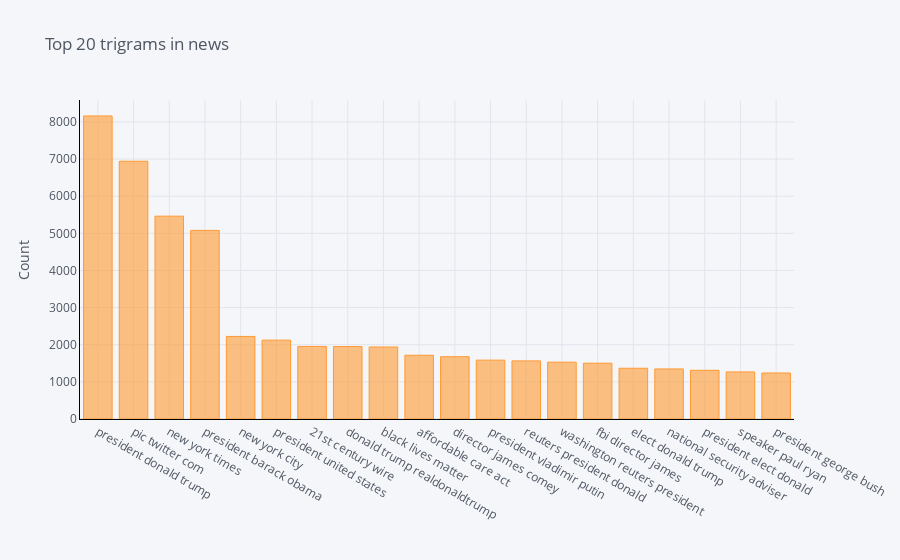

Notebook cell for this chart:
### Code cell
def get_top_n_trigram(corpus, n=None):
    vec = CountVectorizer(ngram_range=(3, 3), stop_words='english').fit(corpus)
    bag_of_words = vec.transform(corpus)
    sum_words = bag_of_words.sum(axis=0) 
    words_freq = [(word, sum_words[0, idx]) for word, idx in vec.vocabulary_.items()]
    words_freq =sorted(words_freq, key = lambda x: x[1], reverse=True)
    return words_freq[:n]

common_3_words = get_top_n_trigram(df['news'], 20)
c3w = [common_3_words[0], common_3_words[2], common_3_words[3], common_3_words[8], common_3_words[10], common_3_words[11]]

df6 = pd.DataFrame(common_3_words, columns = ['news' , 'count'])

df6.groupby('news').sum()['count'].sort_values(ascending=False).iplot(
    kind='bar', yTitle='Count', linecolor='black', title='Top 20 trigrams in news')

# Get data
labels = [item[0] for item in c3w]
values = [item[1] for item in c3w]

# Create Bar Graph
plt.bar(labels, values)
plt.bar(labels, values, color=colors)
# Add label and title
plt.xlabel("Keyword")
plt.ylabel("Count")
plt.title("Selected Key high-frequency Words")

# Show the graph
plt.show()

### Figure 1 — Plotly figure (JSON) as saved in the notebook; plotly's stock layout.template omitted (floating-point values rounded to 4 significant figures)
{"data": [{"marker": {"color": "rgba(255, 153, 51, 0.6)", "line": {"color": "rgba(255, 153, 51, 1.0)", "width": 1}}, "name": "count", "orientation": "v", "text": "", "x": ["president donald trump", "pic twitter com", "new york times", "president barack obama", "new york city", "president united states", "21st century wire", "donald trump realdonaldtrump", "black lives matter", "affordable care act", "director james comey", "president vladimir putin", "reuters president donald", "washington reuters president", "fbi director james", "elect donald trump", "national security adviser", "president elect donald", "speaker paul ryan", "president george bush"], "y": [8161, 6942, 5462, 5079, 2223, 2124, 1954, 1951, 1939, 1717, 1678, 1585, 1565, 1531, 1503, 1367, 1349, 1311, 1268, 1239], "type": "bar"}], "layout": {"legend": {"bgcolor": "#F5F6F9", "font": {"color": "#4D5663"}}, "paper_bgcolor": "#F5F6F9", "plot_bgcolor": "#F5F6F9", "title": {"font": {"color": "#4D5663"}, "text": "Top 20 trigrams in news"}, "xaxis": {"gridcolor": "#E1E5ED", "linecolor": "black", "showgrid": true, "tickfont": {"color": "#4D5663"}, "title": {"font": {"color": "#4D5663"}, "text": ""}, "zerolinecolor": "#E1E5ED"}, "yaxis": {"gridcolor": "#E1E5ED", "linecolor": "black", "showgrid": true, "tickfont": {"color": "#4D5663"}, "title": {"font": {"color": "#4D5663"}, "text": "Count"}, "zerolinecolor": "#E1E5ED"}}}
